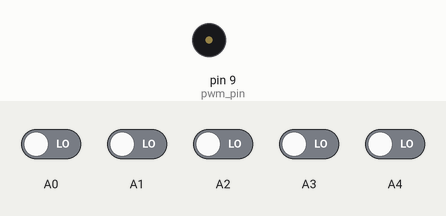
Recording of a sketch running on a simulated Arduino Uno, built with avr-gcc and run on an emulated ATmega328P. Parts: buzzer (waves = sounding). The inputs (shaded band) are chosen by the test bench; at power-on: A0–4 LOW.

Above: at 1.2 s.
1.3 s: A0 driven HIGH
At 1.8 s:
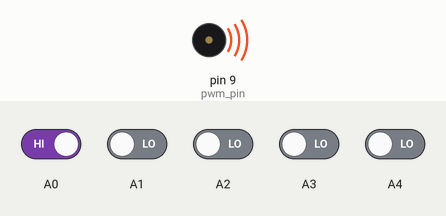
4.3 s: A0 driven LOW
At 5.5 s:
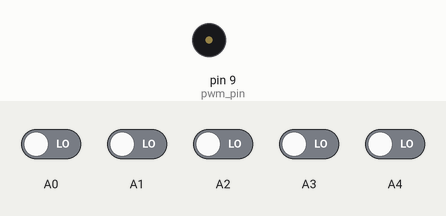
5.8 s: A1 driven HIGH
At 6.3 s:
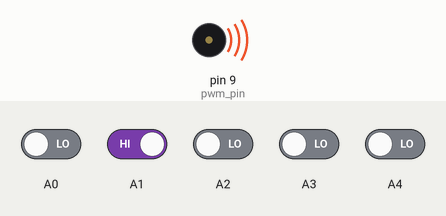
Timing chart, 0 to 8.8 s (numbered marks = the images above; inputs shaded):
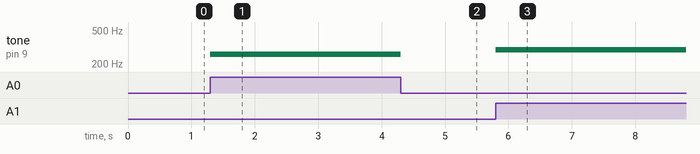

Measured:
- after the input at 1.3 s, tone on pin 9 (pwm_pin): silent → 261 Hz at once
- after the input at 4.3 s, tone on pin 9 (pwm_pin): 261 Hz → silent at once
- after the input at 5.8 s, tone on pin 9 (pwm_pin): silent → 293 Hz at once

The sketch:

1.ino
```cpp
int pwm_pin = 9;

void setup() {
    pinMode(pwm_pin, OUTPUT);
    pinMode(A0, INPUT);
    pinMode(A1, INPUT);
    pinMode(A2, INPUT);
}

void loop() {
    // if button press on A0 is detected
    if (digitalRead(A0) == HIGH) {
        tone(pwm_pin, 261.626, 100);
    }
    // if button press on A1 is detected
    if (digitalRead(A1) == HIGH) {
        tone(pwm_pin, 293.665, 100);
    }
    // if button press on A2 is detected
    if (digitalRead(A2) == HIGH) {
        tone(pwm_pin, 329.628, 100);
    }
    // if button press on A3 is detected
    if (digitalRead(A3) == HIGH) {
        tone(pwm_pin, 349.228, 100);
    }
    // if button press on A4 is detected
    if (digitalRead(A4) == HIGH) {
        tone(pwm_pin, 391.995, 100);
    }
    delay(100);  // Delay a little bit to improve simulation performance
}
```
